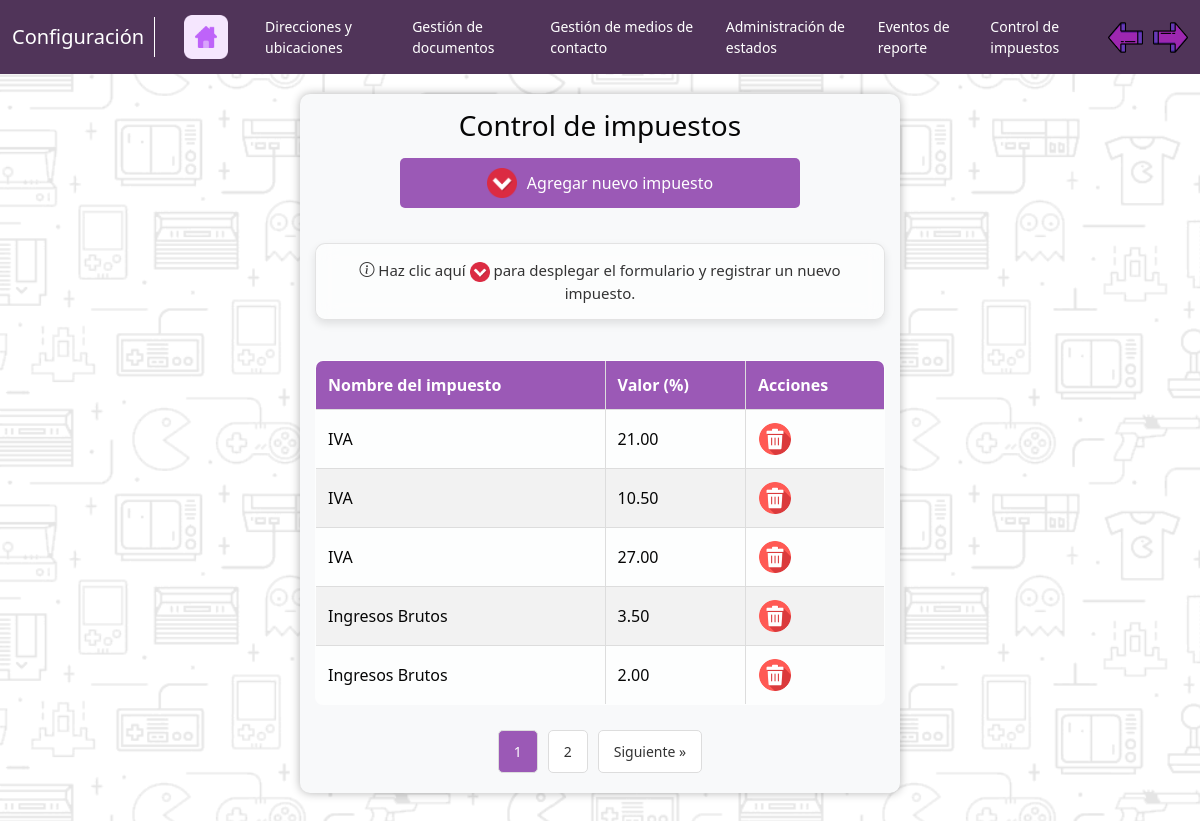
The app's page /app/Configuración/Imp/tb_impuesto.php (signed in) with its own data.
### tables this page shows
CREATE TABLE tb_detalle_impuestos (
    idDetalleImpuesto INT PRIMARY KEY AUTO_INCREMENT,
    valorDetalleImpuesto DECIMAL(5,2),
    tipo_impuesto_id INT,
    FOREIGN KEY (tipo_impuesto_id) REFERENCES tb_tipo_impuestos(idTipoImpuesto)
);

CREATE TABLE tb_tipo_impuestos (
    idTipoImpuesto INT PRIMARY KEY AUTO_INCREMENT,
    nombreImpuesto VARCHAR(50)
);

### app/Configuración/Imp/tb_impuesto.php (the view, shortened to what this page needs)
<?php
include('../../modelos/conexion.php');
$impuestosPorPagina = 5;
$page = isset($_GET['page']) ? (int)$_GET['page'] : 1;
$offset = ($page - 1) * $impuestosPorPagina;
$total_query = "SELECT COUNT(*) as total FROM tb_detalle_impuestos";
$total_result = mysqli_query($conection, $total_query);
$total_row = mysqli_fetch_assoc($total_result);
$total_impuestos = $total_row['total'];
$total_pages = ceil($total_impuestos / $impuestosPorPagina);
$query = "SELECT d.idDetalleImpuesto, d.valorDetalleImpuesto, t.nombreImpuesto
          FROM tb_detalle_impuestos d
          JOIN tb_tipo_impuestos t ON d.tipo_impuesto_id = t.idTipoImpuesto
          LIMIT $impuestosPorPagina OFFSET $offset";
$result = mysqli_query($conection, $query);
?>
<!DOCTYPE html>
<html lang="es">
<head>
    <link rel="stylesheet" href="../../assets/css/style_nav_module.css">
    <link href="https://cdn.jsdelivr.net/npm/bootstrap@5.3.3/dist/css/bootstrap.min.css" rel="stylesheet">
    <link rel="stylesheet" href="https://cdn.jsdelivr.net/npm/bootstrap-icons@1.10.5/font/bootstrap-icons.css">
</head>
<body>
    <?php include('../nav_configuracion.php'); ?>
    <div id="container">
        <div class="caja">
            <h3>Control de impuestos</h3>
            <button id="btn-administrar" onclick="mostrarFormulario()">
                <img src="../../assets/img/desplegar.png" alt="Icono">
                Agregar nuevo impuesto
            </button>
            <p class="aviso"><i class="bi bi-info-circle"></i> Haz clic aquí <img src="../../assets/img/desplegar.png" alt="Icono"> para desplegar el formulario y registrar un nuevo impuesto.</p>
            <table>
                <thead>
                    <tr>
                        <th>Nombre del impuesto</th>
                        <th>Valor (%)</th>
                        <th>Acciones</th>
                    </tr>
                </thead>
                <tbody>
                    <?php
                    while ($row = mysqli_fetch_assoc($result)) {
                        echo "<tr>";
                        echo "<td>" . htmlspecialchars($row['nombreImpuesto']) . "</td>";
                        echo "<td>" . htmlspecialchars($row['valorDetalleImpuesto']) . "</td>";
                        echo "<td>";
                        echo "<button class='btn-eliminar' data-id='" . $row['idDetalleImpuesto'] . "'>";
                        echo "<img src='../../assets/img/boton-eliminar.ico' alt='Eliminar'>";
                        echo "</button>";
                        echo "</td>";
                        echo "</tr>";
                    }
                    ?>
                </tbody>
            </table>
            <div class="pagination">
                <?php for ($i = 1; $i <= $total_pages; $i++): ?>
                    <a href="?page=<?php echo $i; ?>" <?php if ($i == $page) echo 'class="active"'; ?>><?php echo $i; ?></a>
                <?php endfor; ?>
                <?php if ($page < $total_pages): ?>
                    <a href="?page=<?php echo $page + 1; ?>">Siguiente &raquo;</a>
                <?php endif; ?>
            </div>
        </div>
    </div>
</body>
</html>

### app/Configuración/Imp/tb_impuesto.php (style rules this page uses)
html, body { background-image: url('../../assets/img/background-black.png'); min-height: 100%; margin: 0; padding: 0; }
#container { display: flex; justify-content: center; align-items: flex-start; margin-top: 20px; min-height: 100vh; position: relative; }
.caja { background-color: #F8F9FA; backdrop-filter: blur(10px); border-radius: 10px; box-shadow: 0 0 10px rgba(0, 0, 0, 0.3); padding: 15px; width: 100%; max-width: 600px; box-sizing: border-box; color: #060606; display: flex; flex-direction: column; align-items: center; }
h3 { text-align: center; margin-bottom: 15px; }
table { width: 100%; border-collapse: collapse; margin-top: 20px; background-color: rgba(255, 255, 255, 0.8); border-radius: 8px; overflow: hidden; }
table, th, td { border: 1px solid #ddd; }
th, td { padding: 12px; text-align: left; }
th { background-color: #9b59b6; color: #fff; }
tbody tr:nth-child(even) { background-color: #f2f2f2; }
.pagination { margin-top: 20px; text-align: center; display: flex; justify-content: center; flex-wrap: wrap; }
.pagination a { padding: 10px 15px; margin: 5px; border-radius: 5px; border: 1px solid #ddd; color: #333; text-decoration: none; background-color: #fff; font-size: 14px; }
.pagination a.active { background-color: #9b59b6; color: #fff; }
#btn-administrar { display: flex; align-items: center; justify-content: center; background-color: #9b59b6; color: #fff; padding: 10px 20px; border: none; border-radius: 5px; cursor: pointer; margin-bottom: 15px; width: 100%; max-width: 400px; transition: background-color 0.3s ease; font-size: 16px; text-align: center; margin-left: auto; margin-right: auto; }
#btn-administrar img { width: 30px; height: 30px; margin-right: 10px; vertical-align: middle; }
.btn-eliminar { background-color: transparent; border: none; cursor: pointer; padding: 0; margin: 0; }
.btn-eliminar img { width: 34px; height: 34px; }
.aviso { text-align: center; font-size: 15px; color: #333; margin: 20px 0; padding: 15px; background-color: rgba(255, 255, 255, 0.6); border: 1px solid rgba(0, 0, 0, 0.1); border-radius: 10px; box-shadow: 0px 4px 8px rgba(0, 0, 0, 0.1); backdrop-filter: blur(10px); font-weight: 500; }
.aviso img { width: 20px; height: 20px; vertical-align: middle; }

### records on screen
tb_detalle_impuestos: tipo_impuesto.nombreImpuesto "IVA", valorDetalleImpuesto "21.00"
tb_detalle_impuestos: tipo_impuesto.nombreImpuesto "IVA", valorDetalleImpuesto "10.50"
tb_detalle_impuestos: tipo_impuesto.nombreImpuesto "IVA", valorDetalleImpuesto "27.00"
tb_detalle_impuestos: tipo_impuesto.nombreImpuesto "Ingresos Brutos", valorDetalleImpuesto "3.50"
tb_detalle_impuestos: tipo_impuesto.nombreImpuesto "Ingresos Brutos", valorDetalleImpuesto "2.00"
